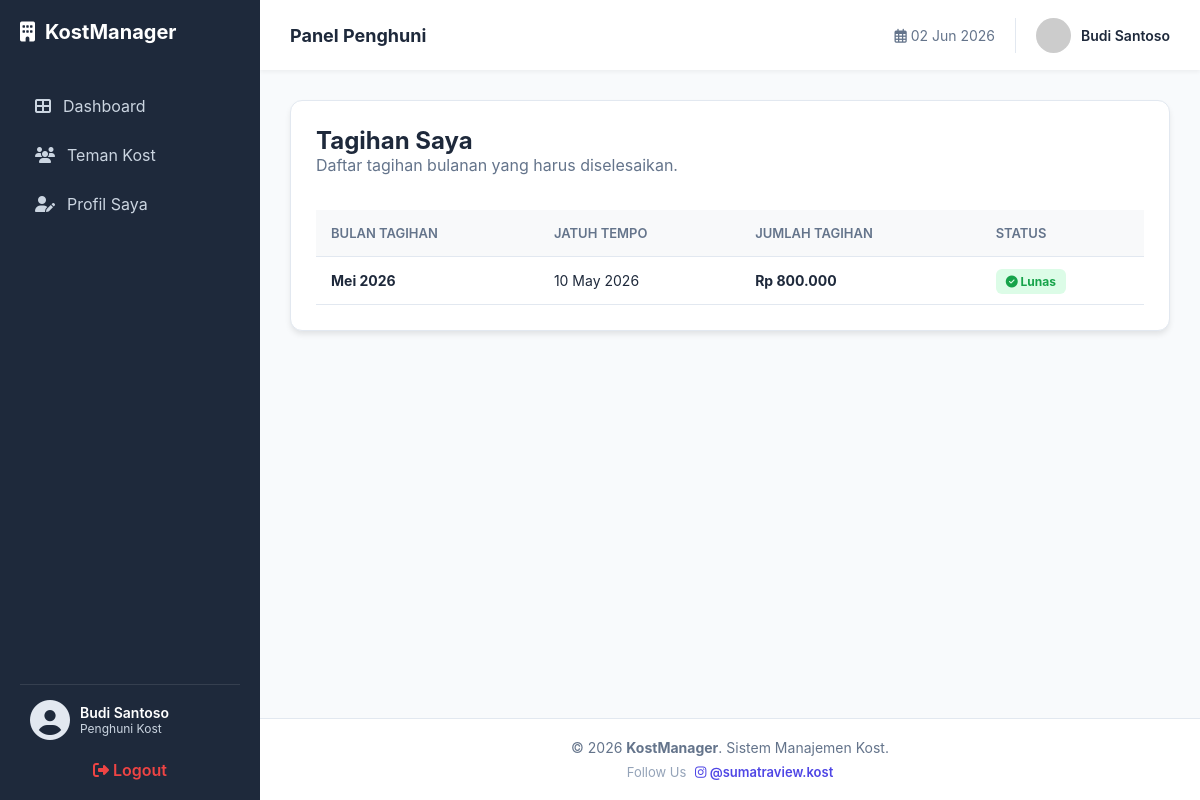
The app's page /user_tagihan.php (signed in) with its own data.
### tables this page shows
CREATE TABLE `tagihan` (
  `id_tagihan` int(11) NOT NULL,
  `bulan_tagihan` varchar(20) DEFAULT NULL,
  `jatuh_tempo` date DEFAULT NULL,
  `jumlah_tagihan` decimal(10,2) DEFAULT NULL,
  `status_tagihan` varchar(20) DEFAULT NULL,
  `id_penghuni` int(11) DEFAULT NULL
);

### koneksi.php (called while the page is built, shortened)
<?php
function formatRupiah($angka) {
    $hasil_rupiah = "Rp " . number_format($angka, 0, ',', '.');
    return $hasil_rupiah;
}
?>

### user_tagihan.php (the view, shortened to what this page needs)
<?php
require 'koneksi.php';
$id_penghuni = isset($_SESSION['id_penghuni']) ? $_SESSION['id_penghuni'] : 0;
$sql = "SELECT * FROM tagihan WHERE id_penghuni = '$id_penghuni' ORDER BY jatuh_tempo DESC";
$result = mysqli_query($conn, $sql);
?>
<!DOCTYPE html>
<html lang="id">
<head>
    <link rel="stylesheet" href="style.css">
    <link rel="stylesheet" href="https://cdnjs.cloudflare.com/ajax/libs/font-awesome/6.4.0/css/all.min.css">
</head>
<body>
    <?php include 'includes/user_sidebar.php'; ?>
    <div class="main-wrapper">
        <?php include 'includes/user_header.php'; ?>
        <main class="main-content">
            <div class="data-section">
                <h1 style="margin-top:0; font-size: 24px; color: #1e293b;">Tagihan Saya</h1>
                <p style="color: #64748b; margin-bottom: 20px;">Daftar tagihan bulanan yang harus diselesaikan.</p>
                <div style="overflow-x: auto;">
                    <table>
                        <thead>
                            <tr>
                                <th>Bulan Tagihan</th>
                                <th>Jatuh Tempo</th>
                                <th>Jumlah Tagihan</th>
                                <th>Status</th>
                            </tr>
                        </thead>
                        <tbody>
                            <?php if(mysqli_num_rows($result) > 0): ?>
                                <?php while($row = mysqli_fetch_assoc($result)): ?>
                                <tr>
                                    <td><strong><?= htmlspecialchars($row['bulan_tagihan']) ?></strong></td>
                                    <td><?= date('d M Y', strtotime($row['jatuh_tempo'])) ?></td>
                                    <td><strong><?= formatRupiah($row['jumlah_tagihan']) ?></strong></td>
                                    <td>
                                        <?php if($row['status_tagihan'] == 'Lunas'): ?>
                                            <span style="background:#dcfce7; color:#16a34a; padding:5px 10px; border-radius:6px; font-size:12px; font-weight:bold;"><i class="fas fa-check-circle"></i> Lunas</span>
                                        <?php else: ?>
                                            <span style="background:#fee2e2; color:#dc2626; padding:5px 10px; border-radius:6px; font-size:12px; font-weight:bold;"><i class="fas fa-exclamation-circle"></i> Belum Lunas</span>
                                        <?php endif; ?>
                                    </td>
                                </tr>
                                <?php endwhile; ?>
                            <?php endif; ?>
                        </tbody>
                    </table>
                </div>
            </div>
        </main>
        <?php include 'includes/user_footer.php'; ?>
    </div>
</body>
</html>

### style.css (style rules this page uses)
* { margin: 0; padding: 0; box-sizing: border-box; font-family: 'Inter', sans-serif; }
body { display: flex; background-color: #f8f9fa; min-height: 100vh; }
.main-content { flex: 1; padding: 30px; }
.data-section { background: white; border-radius: 15px; padding: 25px; box-shadow: 0 4px 6px -1px rgba(0,0,0,0.1); }
table { width: 100%; border-collapse: collapse; margin-top: 10px; }
table th { text-align: left; padding: 15px; background-color: #f8f9fa; color: #64748b; font-size: 13px; text-transform: uppercase; border-bottom: 1px solid #e2e8f0; }
table td { padding: 15px; border-bottom: 1px solid #e2e8f0; color: #1e293b; font-size: 14px; }

### user_tagihan.php (style rules this page uses)
:root { --sidebar-width: 260px; --navbar-height: 70px; --primary-dark: #1e293b; }
body { margin: 0; display: flex; background-color: #f8fafc; font-family: 'Inter', sans-serif; }
.main-wrapper { flex: 1; margin-left: var(--sidebar-width); display: flex; flex-direction: column; min-height: 100vh; }
.main-content { padding: 30px; flex: 1; }
.data-section { background: white; border-radius: 12px; padding: 25px; border: 1px solid #e2e8f0; box-shadow: 0 4px 6px -1px rgba(0,0,0,0.1); }
table { width: 100%; border-collapse: collapse; margin-top: 15px; }
th { background: #f8fafc; color: #64748b; font-weight: 600; text-align: left; padding: 15px; border-bottom: 2px solid #edf2f7; text-transform: uppercase; font-size: 13px; }
td { padding: 15px; border-bottom: 1px solid #edf2f7; vertical-align: middle; color: #1e293b; font-size: 14px; }

### records on screen
tagihan: bulan_tagihan "Mei 2026", jatuh_tempo "10 May 2026", jumlah_tagihan "Rp 800.000", status_tagihan "Lunas" (drawn)

### other values on screen
$_SESSION['nama_lengkap'] "Budi Santoso"
$_header_nama "Budi Santoso"
